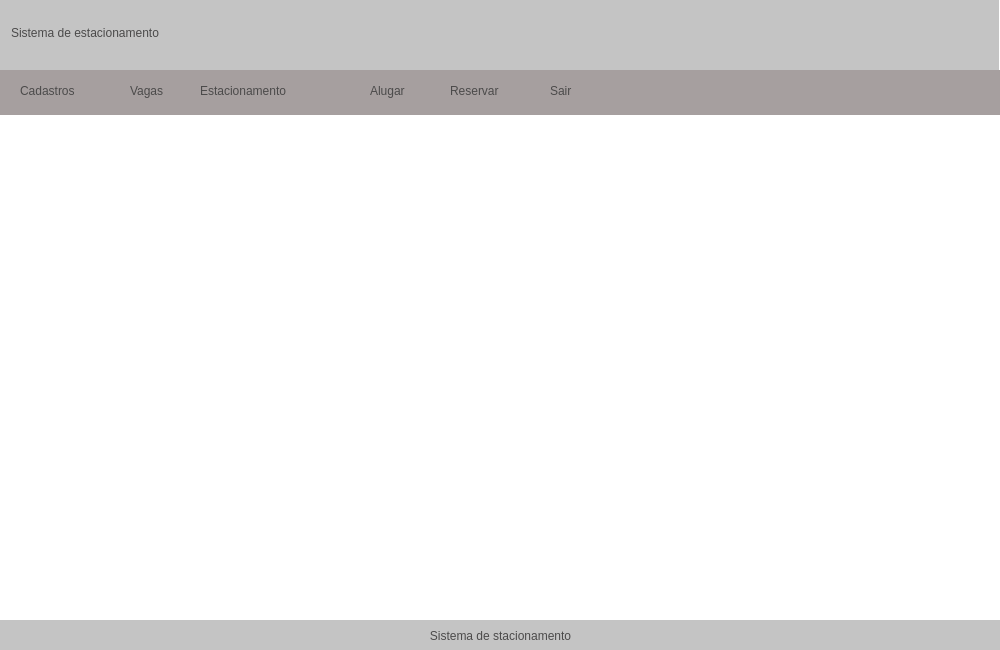
<?xml version="1.0" encoding="UTF-8"?>
<ui version="4.0">
 <class>MainWindow</class>
 <widget class="QMainWindow" name="MainWindow">
  <property name="geometry">
   <rect>
    <x>0</x>
    <y>0</y>
    <width>1000</width>
    <height>650</height>
   </rect>
  </property>
  <property name="minimumSize">
   <size>
    <width>1000</width>
    <height>650</height>
   </size>
  </property>
  <property name="maximumSize">
   <size>
    <width>1000</width>
    <height>650</height>
   </size>
  </property>
  <property name="windowTitle">
   <string>Sistema de estacionamento - Página Inicial</string>
  </property>
  <property name="windowIcon">
   <iconset>
    <normaloff>../../../../../.designer/ES - projeto/img/seguro-de-automovel.png</normaloff>../../../../../.designer/ES - projeto/img/seguro-de-automovel.png</iconset>
  </property>
  <property name="styleSheet">
   <string notr="true">background-color: rgb(255, 255, 255);</string>
  </property>
  <widget class="QWidget" name="centralwidget">
   <widget class="QLabel" name="label">
    <property name="geometry">
     <rect>
      <x>-2</x>
      <y>-5</y>
      <width>1001</width>
      <height>75</height>
     </rect>
    </property>
    <property name="styleSheet">
     <string notr="true">background-color: rgb(196, 196, 196);
color: rgb(75, 74, 74);
font: 24pt &quot;Segoe UI&quot;;
padding: 10px;
border:none;</string>
    </property>
    <property name="text">
     <string>Sistema de estacionamento</string>
    </property>
   </widget>
   <widget class="QGroupBox" name="groupBox">
    <property name="geometry">
     <rect>
      <x>0</x>
      <y>70</y>
      <width>1001</width>
      <height>45</height>
     </rect>
    </property>
    <property name="styleSheet">
     <string notr="true">background-color: rgb(166, 159, 159);
padding-inline:10px;
border:none;</string>
    </property>
    <property name="title">
     <string/>
    </property>
    <widget class="QPushButton" name="btnVagas">
     <property name="geometry">
      <rect>
       <x>130</x>
       <y>0</y>
       <width>61</width>
       <height>41</height>
      </rect>
     </property>
     <property name="cursor">
      <cursorShape>PointingHandCursor</cursorShape>
     </property>
     <property name="styleSheet">
      <string notr="true">color: rgb(75, 74, 74);
font: 14pt &quot;Segoe UI&quot;;
text-align: left;</string>
     </property>
     <property name="text">
      <string>Vagas</string>
     </property>
    </widget>
    <widget class="QPushButton" name="btnEstacionamento">
     <property name="geometry">
      <rect>
       <x>200</x>
       <y>0</y>
       <width>161</width>
       <height>41</height>
      </rect>
     </property>
     <property name="cursor">
      <cursorShape>PointingHandCursor</cursorShape>
     </property>
     <property name="styleSheet">
      <string notr="true">color: rgb(75, 74, 74);
font: 14pt &quot;Segoe UI&quot;;
text-align: left;</string>
     </property>
     <property name="text">
      <string>Estacionamento</string>
     </property>
    </widget>
    <widget class="QPushButton" name="btnReservas">
     <property name="geometry">
      <rect>
       <x>450</x>
       <y>0</y>
       <width>91</width>
       <height>41</height>
      </rect>
     </property>
     <property name="cursor">
      <cursorShape>PointingHandCursor</cursorShape>
     </property>
     <property name="styleSheet">
      <string notr="true">color: rgb(75, 74, 74);
font: 14pt &quot;Segoe UI&quot;;
text-align: left;</string>
     </property>
     <property name="text">
      <string>Reservar </string>
     </property>
    </widget>
    <widget class="QPushButton" name="btnSair">
     <property name="geometry">
      <rect>
       <x>550</x>
       <y>0</y>
       <width>41</width>
       <height>41</height>
      </rect>
     </property>
     <property name="cursor">
      <cursorShape>PointingHandCursor</cursorShape>
     </property>
     <property name="styleSheet">
      <string notr="true">color: rgb(75, 74, 74);
font: 14pt &quot;Segoe UI&quot;;
text-align: left;</string>
     </property>
     <property name="text">
      <string>Sair</string>
     </property>
    </widget>
    <widget class="QPushButton" name="btnCadastros">
     <property name="geometry">
      <rect>
       <x>20</x>
       <y>0</y>
       <width>101</width>
       <height>41</height>
      </rect>
     </property>
     <property name="cursor">
      <cursorShape>PointingHandCursor</cursorShape>
     </property>
     <property name="styleSheet">
      <string notr="true">color: rgb(75, 74, 74);
font: 14pt &quot;Segoe UI&quot;;
text-align: left;</string>
     </property>
     <property name="text">
      <string>Cadastros</string>
     </property>
    </widget>
    <widget class="QPushButton" name="btnAlugar">
     <property name="geometry">
      <rect>
       <x>370</x>
       <y>0</y>
       <width>81</width>
       <height>41</height>
      </rect>
     </property>
     <property name="cursor">
      <cursorShape>PointingHandCursor</cursorShape>
     </property>
     <property name="styleSheet">
      <string notr="true">color: rgb(75, 74, 74);
font: 14pt &quot;Segoe UI&quot;;
text-align: left;</string>
     </property>
     <property name="text">
      <string>Alugar</string>
     </property>
    </widget>
   </widget>
   <widget class="QLabel" name="label_2">
    <property name="geometry">
     <rect>
      <x>0</x>
      <y>620</y>
      <width>1001</width>
      <height>31</height>
     </rect>
    </property>
    <property name="styleSheet">
     <string notr="true">background-color: rgb(196, 196, 196);
color: rgb(75, 74, 74);
</string>
    </property>
    <property name="text">
     <string>Sistema de stacionamento</string>
    </property>
    <property name="alignment">
     <set>Qt::AlignCenter</set>
    </property>
   </widget>
   <widget class="QLabel" name="fundo">
    <property name="geometry">
     <rect>
      <x>10</x>
      <y>130</y>
      <width>961</width>
      <height>321</height>
     </rect>
    </property>
    <property name="text">
     <string/>
    </property>
    <property name="pixmap">
     <pixmap>imagens/carro.png</pixmap>
    </property>
    <property name="alignment">
     <set>Qt::AlignCenter</set>
    </property>
   </widget>
  </widget>
  <widget class="QMenuBar" name="menubar">
   <property name="geometry">
    <rect>
     <x>0</x>
     <y>0</y>
     <width>1000</width>
     <height>22</height>
    </rect>
   </property>
  </widget>
 </widget>
 <resources/>
 <connections/>
</ui>
